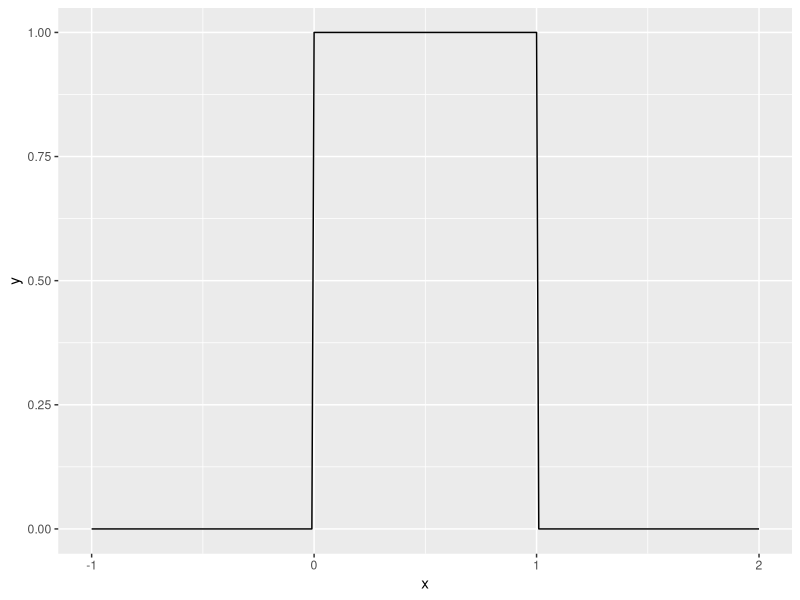
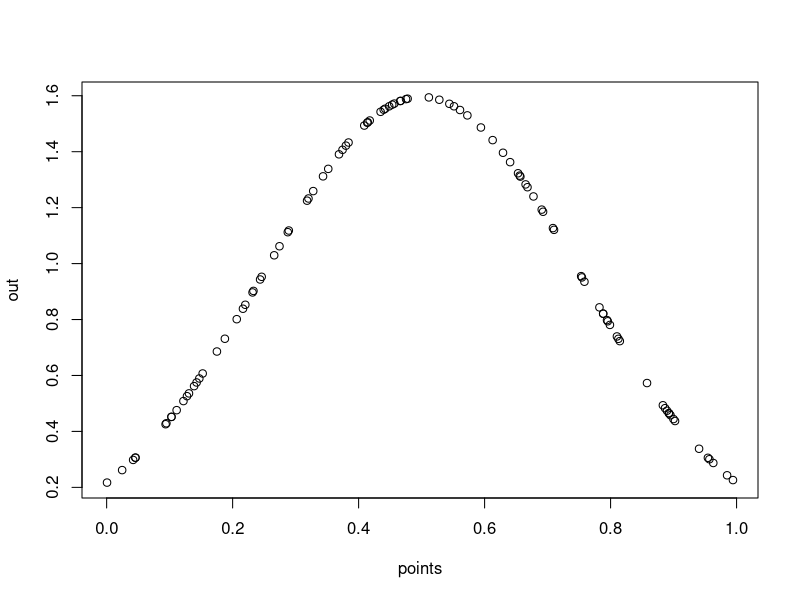
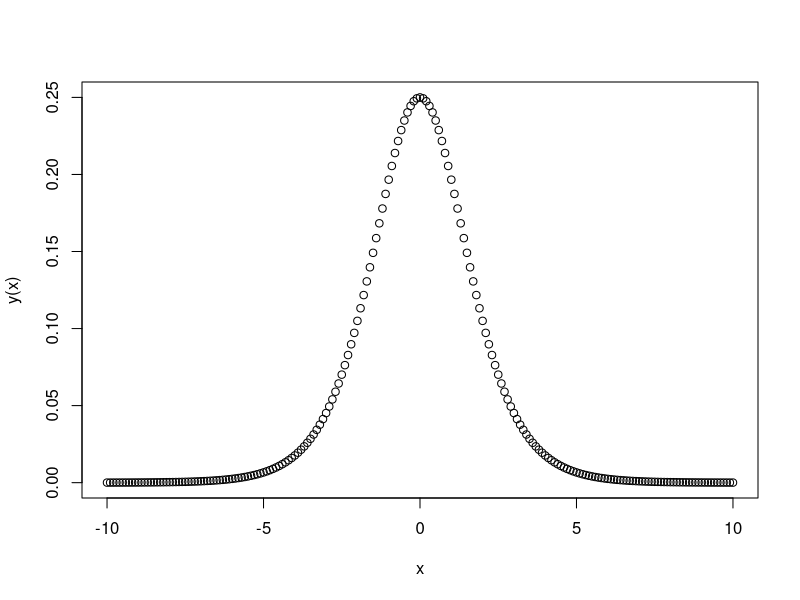
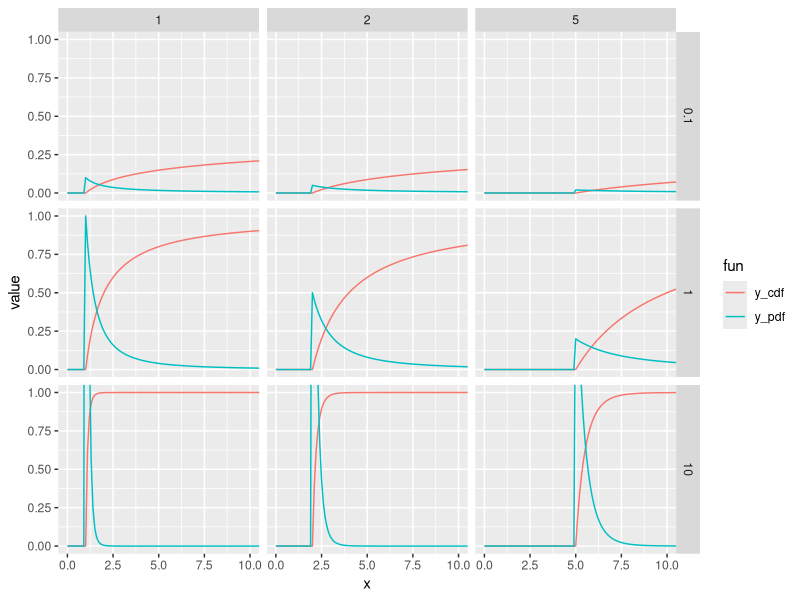
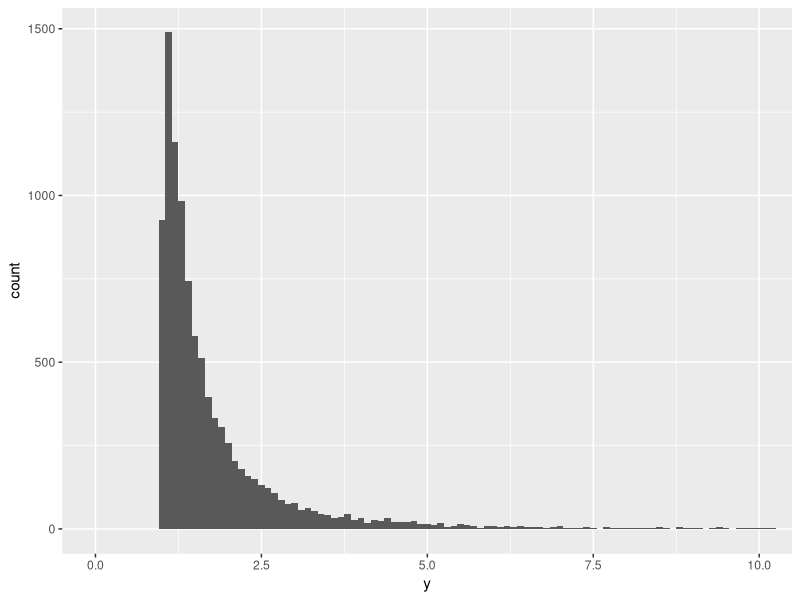
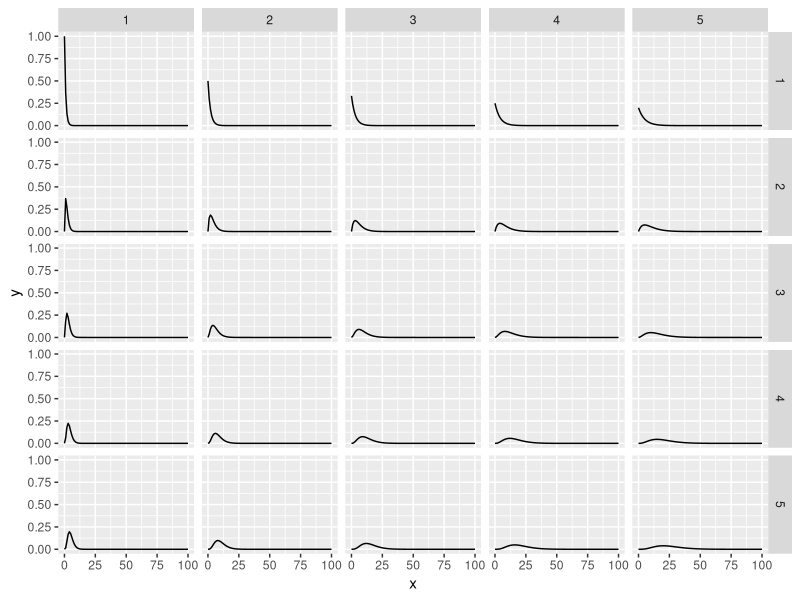
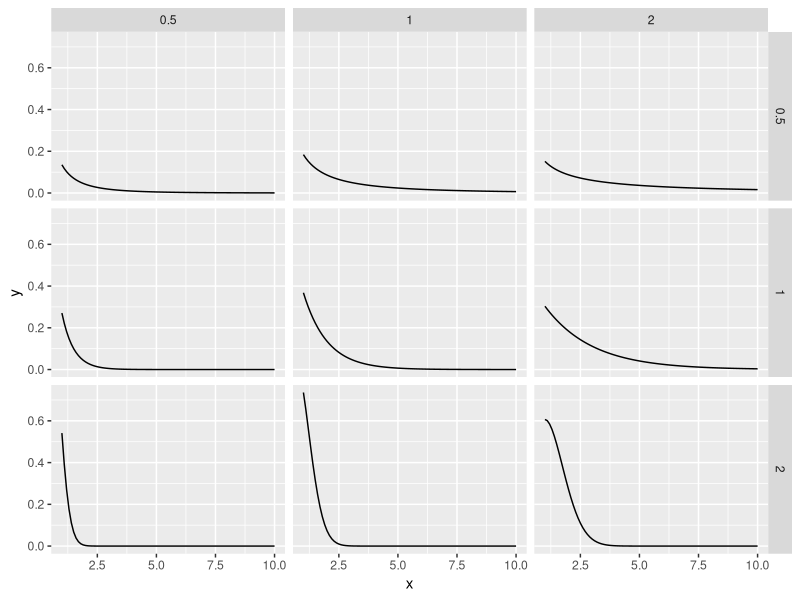

These figures' R source, in order:
## ---- chunk 1
knitr::opts_chunk$set(echo = TRUE)
library(tidyverse)
## ---- chunk 2
dat <- tibble(x = seq(-1, 2, by = 0.01),
              y = dunif(x))
ggplot(dat, aes(x = x, y = y)) + geom_line()
## ---- chunk 3
punif(0.7) - punif(0.1)
## ---- chunk 4
set.seed(123)
n <- 100
points <- runif(100, min = 0, max = 1)
## ---- chunk 5
set.seed(123)
n <- 100
points <- runif(100, min = 0, max = 1)
out <- dnorm(points, mean = .5, sd = 0.25)
plot(points, out)
## ---- chunk 6
x <- seq(-10, 10, by = 0.1)
y <- function(x){
  exp(-x)/((1+exp(-x))^2)
}

plot(x, y(x))
## ---- chunk 7

make_pareto_cdf <- function(x, x0, a) {
  if (x < x0) {
    0
  }
  else {
    1 - (x0/x)^a
  }
}

make_pareto_pdf <- function(x, x0, a) {
  if (x < x0) {
    0
  }
  else {
    a*x0^a/x^(a+1)
  }
}

pareto <- expand_grid(x = seq(0,110, 0.1), x0 = c(1, 2, 5), a = c(0.1, 1, 10)) %>% 
  mutate(y_cdf = unlist(pmap(list(x, x0, a), make_pareto_cdf)),
         y_pdf = unlist(pmap(list(x, x0, a), make_pareto_pdf))) %>% 
  pivot_longer(cols = c(y_cdf, y_pdf), names_to = "fun")

ggplot(pareto, aes(x = x, y = value, color = fun)) + geom_line() + facet_grid(a~x0) + coord_cartesian(ylim = c(0, 1), xlim = c(0, 10))

## ---- chunk 8
x <- runif(10000)
y <- function(x, x0, a){
  (x0/(1-x))^(1/a)
}

pareto <- tibble(x, y = y(x, 1, 2))


ggplot(pareto, aes(x = y)) + geom_histogram(binwidth = .1) + coord_cartesian(xlim = c(0, 10))

## ---- chunk 9
tib <- expand_grid(a = c(1:5), b = c(1:5), x = 0:100) %>% 
  mutate(y = (x^(a-1)*exp(-x/b))/(b^a*factorial(a-1)))

ggplot(tib, aes(x = x, y = y)) + geom_line() + facet_grid(a~b)
## ---- chunk 10
tib <- expand_grid(x = seq(1, 10, by = 0.1), g = c(0.5, 1, 2), b = c(0.5, 1, 2)) %>% 
  mutate(y = (g/b)*x^(g-1)*exp((-x^g)/b))

ggplot(tib, aes(x = x, y = y)) + geom_line() + facet_grid(g~b)
